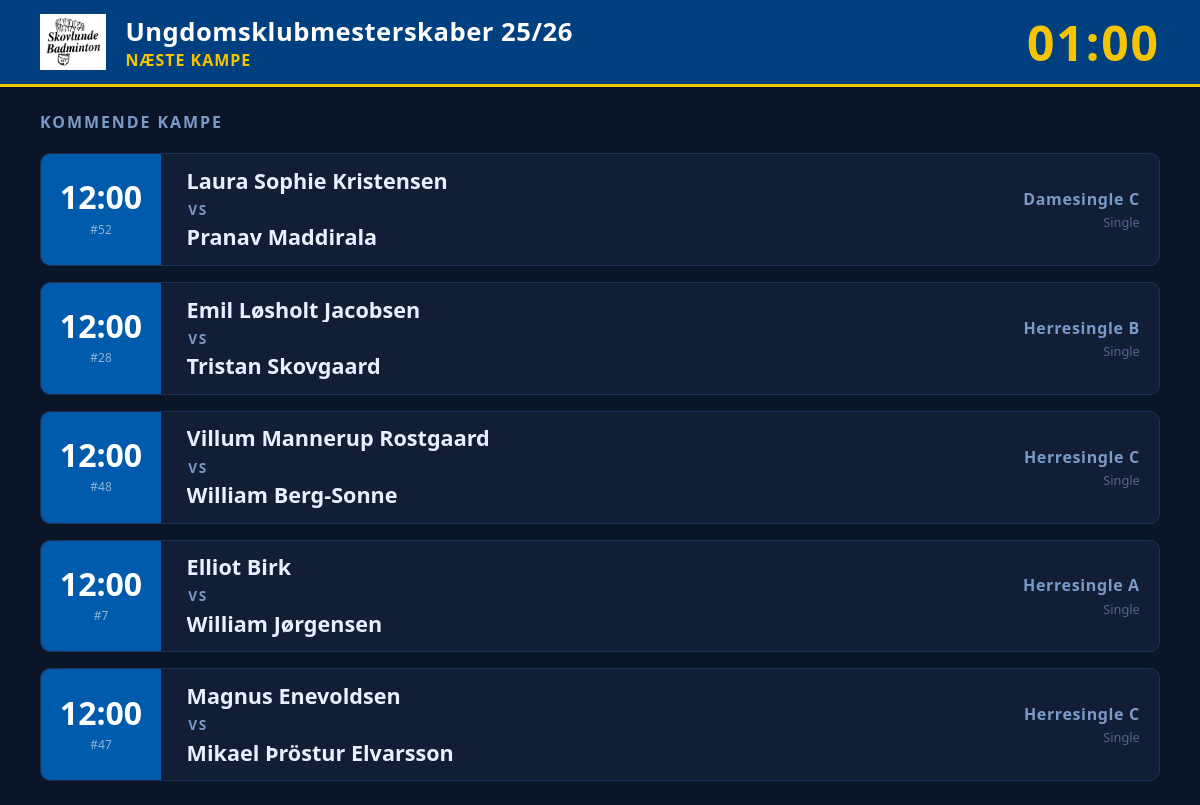
The app's page /tournaments/4/bigscreen/ (signed in), older data.
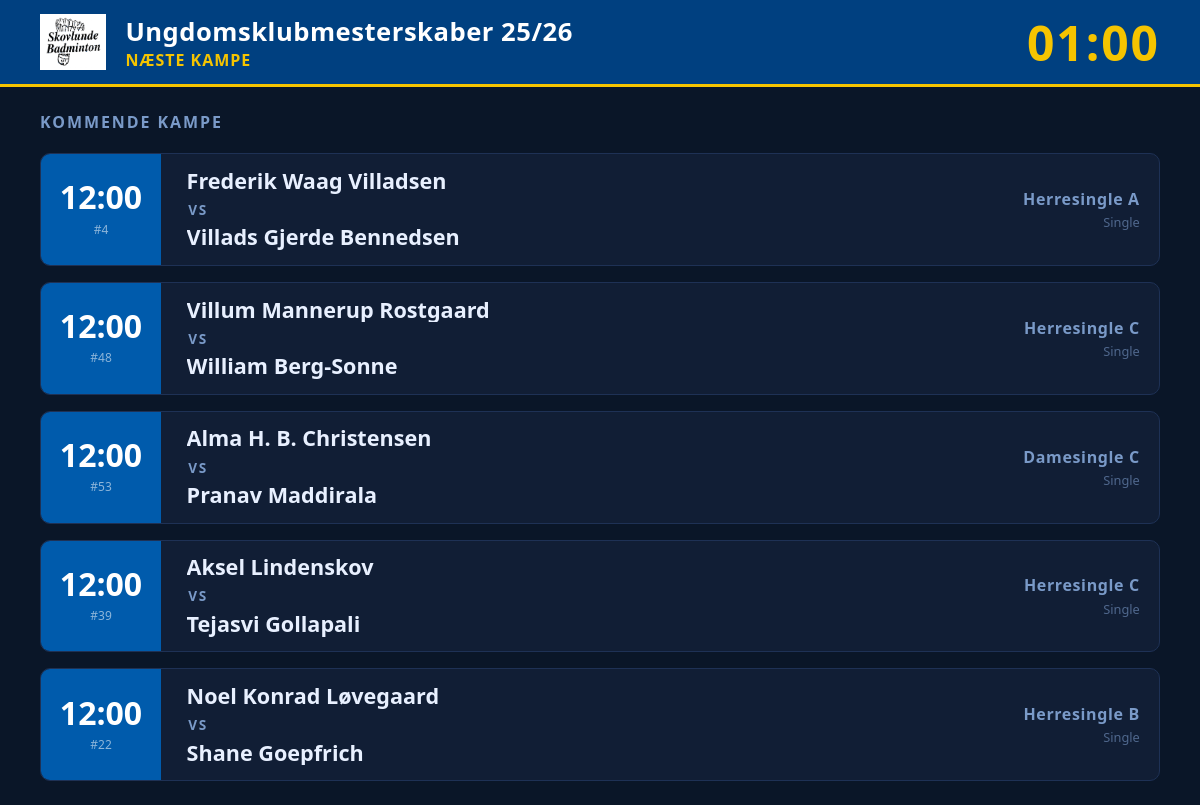
The same page, newer data.
### tournaments/models.py (models this page shows, shortened)
class Match(models.Model):
    STATUS_CHOICES = [
        ('pending', _('Pending')),
        ('in_progress', _('In Progress')),
        ('completed', _('Completed')),
    ]
    division = models.ForeignKey(Division, on_delete=models.CASCADE, related_name='matches')
    team1 = models.ForeignKey('players.Team', on_delete=models.SET_NULL, null=True, blank=True, related_name='team1_matches')
    team2 = models.ForeignKey('players.Team', on_delete=models.SET_NULL, null=True, blank=True, related_name='team2_matches')
    winner = models.ForeignKey('players.Team', on_delete=models.SET_NULL, null=True, blank=True, related_name='won_matches', verbose_name=_("Winner"))
    score = models.CharField(max_length=50, blank=True, null=True, verbose_name=_("Score"))
    match_round = models.IntegerField(default=1, verbose_name=_("Round"))
    match_number = models.IntegerField(null=True, blank=True, verbose_name=_("Match Number"))
    bracket_slot = models.IntegerField(null=True, blank=True, verbose_name=_("Bracket Slot"))
    bracket_label = models.CharField(max_length=120, null=True, blank=True, verbose_name=_("Bracket Label"))
    status = models.CharField(max_length=20, choices=STATUS_CHOICES, default='pending', verbose_name=_("Status"))
    walkover = models.BooleanField(default=False, verbose_name=_("Walk-over"))
    scheduled_time = models.DateTimeField(verbose_name=_("Scheduled Time"), null=True, blank=True)
    court = models.CharField(max_length=50, blank=True, null=True, verbose_name=_("Court"))
    group_number = models.IntegerField(null=True, blank=True, verbose_name=_("Gruppe nr."))
    phase = models.CharField(
        max_length=10, default='group',
        choices=[('group', _('Gruppespil')), ('playoff', _('Slutspil'))],
        verbose_name=_("Fase"),
    )

class Division(models.Model):
    DISCIPLINE_CHOICES = [
        ('single', _('Single')),
        ('double', _('Double')),
        ('mixed', _('Mixeddouble')),
    ]
    TOURNAMENT_TYPE_CHOICES = [
        ('group', _('Gruppe (round-robin)')),
        ('playoff', _('Gruppe med slutspil')),
        ('tree', _('Enkeltelimination')),
    ]
    tournament = models.ForeignKey(Tournament, on_delete=models.CASCADE, related_name='divisions')
    name = models.CharField(max_length=100, verbose_name=_("Division Name"))
    discipline = models.CharField(
        max_length=10, choices=DISCIPLINE_CHOICES, default='single',
        verbose_name=_("Disciplin")
    )
    tournament_type = models.CharField(
        max_length=10, choices=TOURNAMENT_TYPE_CHOICES, default='group',
        verbose_name=_("Turneringstype")
    )
    group_count = models.IntegerField(
        default=2, verbose_name=_("Antal grupper"),
        help_text=_("Antal grupper i gruppespillet (kun ved 'Gruppe med slutspil')."),
    )
    advance_count = models.IntegerField(
        default=2, verbose_name=_("Antal der går videre"),
        help_text=_("Antal spillere/hold der går videre fra hver gruppe til slutspillet."),
    )
    schedule_priority = models.IntegerField(
        default=5,
        verbose_name=_("Spilleplansprioritet"),
        help_text=_("1 = planlæg tidligst · 10 = planlæg sidst. Brug dette til at sikre at yngre rækker spiller færdigt først."),
    )
    teams = models.ManyToManyField('players.Team', related_name='divisions', blank=True, verbose_name=_("Deltagere"))

### players/models.py (models this page shows, shortened)
class Team(models.Model):
    PAIR_TYPE_CHOICES = [
        ('double', _('Double')),
        ('mixed', _('Mixeddouble')),
    ]
    DIVISION_CHOICES = [
        ('U9', _('Under 9')),
        ('U11', _('Under 11')),
        ('U13', _('Under 13')),
        ('U15', _('Under 15')),
        ('U17', _('Under 17')),
        ('U19', _('Under 19')),
        ('A', _('A Række')),
        ('B', _('B Række')),
        ('C', _('C Række')),
    ]
    player1 = models.ForeignKey(Player, on_delete=models.CASCADE, related_name='team_player1')
    player2 = models.ForeignKey(Player, on_delete=models.SET_NULL, related_name='team_player2', null=True, blank=True)
    pair_type = models.CharField(
        max_length=10, choices=PAIR_TYPE_CHOICES, null=True, blank=True,
        verbose_name=_('Par-type'),
        help_text=_('Double: samme køn · Mixeddouble: et af hvert'),
    )
    division = models.CharField(
        max_length=10, choices=DIVISION_CHOICES, blank=True, null=True,
        verbose_name=_('Række'),
    )
    name = models.CharField(max_length=100, blank=True, null=True)

### tournaments/views.py (the view)
# urls.py: path('<int:pk>/bigscreen/', views.tournament_bigscreen, name='tournament_bigscreen'),
@login_required
def tournament_bigscreen(request, pk):
    tournament = get_object_or_404(Tournament, pk=pk, owner=request.user)
    matches = list(
        Match.objects
        .filter(division__tournament=tournament, scheduled_time__isnull=False, status='pending')
        .exclude(team1__isnull=True, team2__isnull=True, bracket_label__isnull=False)
        .select_related('division', 'team1', 'team2')
        .order_by('scheduled_time', 'court')
    )[:5]
    seed_lookup = _build_seed_lookup(tournament)
    _apply_seed_labels(matches, seed_lookup)
    playing_pks, resting = get_busy_info()
    apply_status_to_matches(matches, playing_pks, resting)
    return render(request, 'tournaments/bigscreen.html', {
        'tournament': tournament,
        'matches': matches,
    })

### tournaments/player_status.py (called while the page is built, shortened)
def get_busy_info():
    from tournaments.models import Match
    from players.models import Player
    now = timezone.now()
    in_progress = Match.objects.filter(status='in_progress').select_related(
        'team1__player1', 'team1__player2',
        'team2__player1', 'team2__player2',
    )
    playing_pks = set()
    resting = {
        p.pk: p.rest_until
        for p in Player.objects.filter(rest_until__gt=now).only('pk', 'rest_until')
    }
    return playing_pks, resting

def team_status(team, playing_pks, resting):
    if team is None:
        return None, None
    pks = [pk for pk in (team.player1_id, team.player2_id) if pk]
    for pk in pks:
        if pk in playing_pks:
            return 'playing', None
    latest = None
    for pk in pks:
        ru = resting.get(pk)
        if ru and (latest is None or ru > latest):
            latest = ru
    if latest:
        return 'resting', latest
    return None, None

### tournaments/views.py (called while the page is built)
def _build_seed_lookup(tournament):
    return {
        (s.division_id, s.team_id): s.seed_number
        for s in DivisionSeed.objects.filter(division__tournament=tournament)
    }

### tournaments/templates/tournaments/bigscreen.html (shortened to what this page needs)
{% load tournament_extras %}
<!DOCTYPE html>
<html lang="da">
<head>
</head>
<body>
<div class="topbar">
  <div class="topbar-left">
    {% if tournament.logo %}
    <img src="{{ tournament.logo.url }}" alt="Logo" class="topbar-logo">
    {% endif %}
    <div>
      <div class="topbar-name">{{ tournament.name }}</div>
      <div class="topbar-subtitle">Næste kampe</div>
    </div>
  </div>
  <div class="topbar-clock" id="clock">––:––</div>
</div>
<div class="main">
  {% if matches %}
  <div class="upcoming-label">Kommende kampe</div>
  {% for match in matches %}
  <div class="match-card">
    <div class="match-meta">
      <div class="match-time">{{ match.scheduled_time|time:"H:i" }}</div>
      {% if match.match_number %}<div class="match-no">#{{ match.match_number }}</div>{% endif %}
    </div>
    <div class="match-teams">
      <div class="team">
        {% if match.team1 %}{{ match.team1.name }}
        {% else %}<span style="color:var(--muted); font-style:italic;">{{ match.bracket_label }}</span>{% endif %}
      </div>
      <div class="vs">vs</div>
      <div class="team">
        {% if match.team2 %}{{ match.team2.name }}
        {% else %}<span style="color:var(--muted); font-style:italic;">Afventer</span>{% endif %}
      </div>
    </div>
    <div class="match-division">
      <div class="division-name">{{ match.division.name }}</div>
      <div class="discipline-label">{{ match.division.get_discipline_display }}</div>
    </div>
  </div>
  {% endfor %}
  {% else %}
  <div class="empty-state">
    <div class="empty-icon">🏸</div>
    <div class="empty-title">Ingen kommende kampe</div>
    <div class="empty-sub">Alle planlagte kampe er afviklet eller i gang</div>
  </div>
  {% endif %}
</div>
</body>
</html>

Row changes from the older to the newer data that the page shows:
no longer on this page (row edited): Match: scheduled_time "12:00", match_number "52", team1.name "Laura Sophie Kristensen", team2.name "Pranav Maddirala", division.name "Damesingle C", division.discipline "Single"
no longer on this page (row edited): Match: scheduled_time "12:00", match_number "28", team1.name "Emil Løsholt Jacobsen", team2.name "Tristan Skovgaard", division.name "Herresingle B", division.discipline "Single"
no longer on this page (row edited): Match: scheduled_time "12:00", match_number "7", team1.name "Elliot Birk", team2.name "William Jørgensen", division.name "Herresingle A", division.discipline "Single"
no longer on this page (row edited): Match: scheduled_time "12:00", match_number "47", team1.name "Magnus Enevoldsen", team2.name "Mikael Þröstur Elvarsson", division.name "Herresingle C", division.discipline "Single"
now on this page (row edited): Match: scheduled_time "12:00", match_number "4", team1.name "Frederik Waag Villadsen", team2.name "Villads Gjerde Bennedsen", division.name "Herresingle A", division.discipline "Single"
now on this page (row edited): Match: scheduled_time "12:00", match_number "53", team1.name "Alma H. B. Christensen", team2.name "Pranav Maddirala", division.name "Damesingle C", division.discipline "Single"
now on this page (row edited): Match: scheduled_time "12:00", match_number "39", team1.name "Aksel Lindenskov", team2.name "Tejasvi Gollapali", division.name "Herresingle C", division.discipline "Single"
now on this page (row edited): Match: scheduled_time "12:00", match_number "22", team1.name "Noel Konrad Løvegaard", team2.name "Shane Goepfrich", division.name "Herresingle B", division.discipline "Single"
